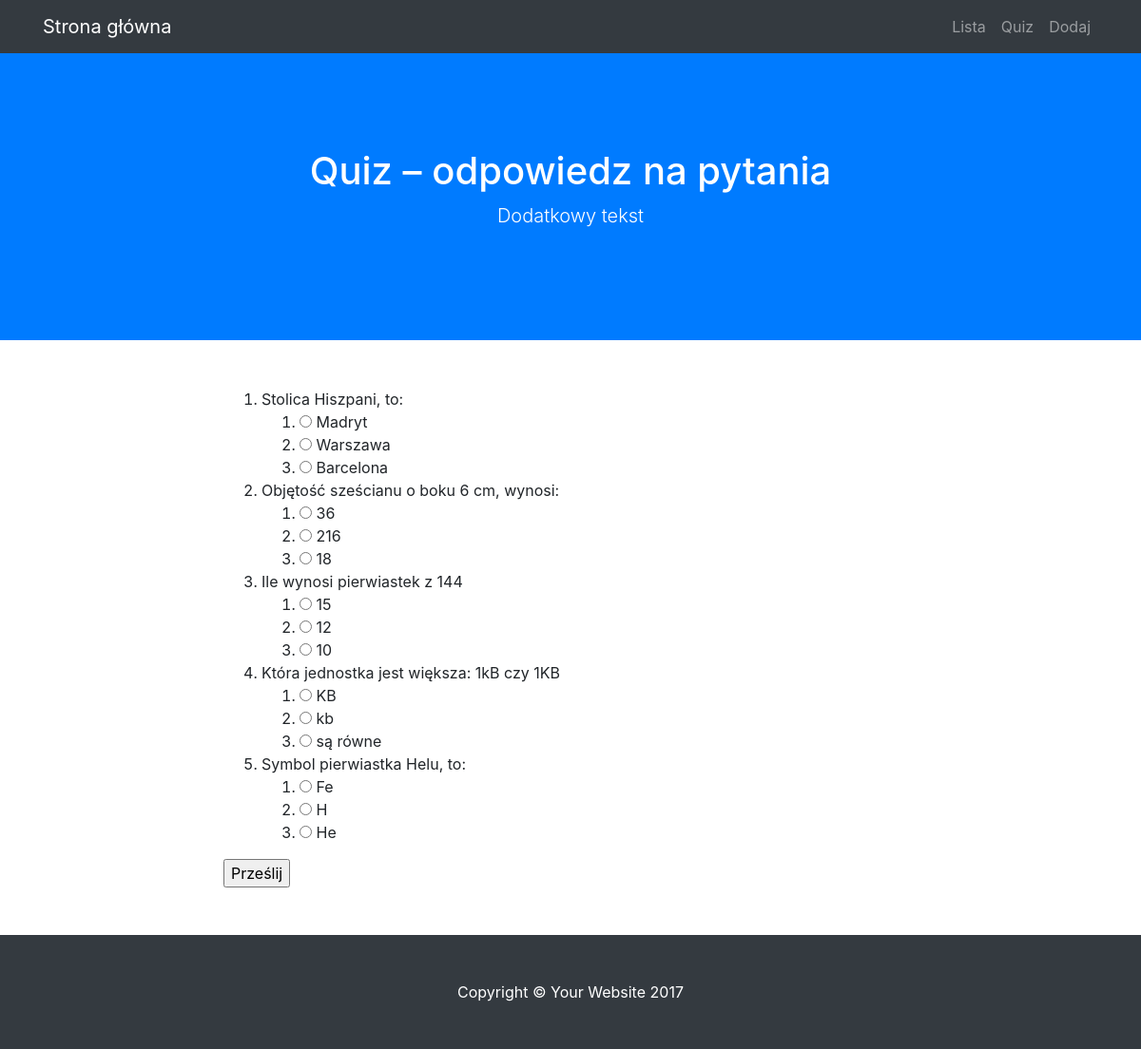
The page /quiz on the database as committed earlier.
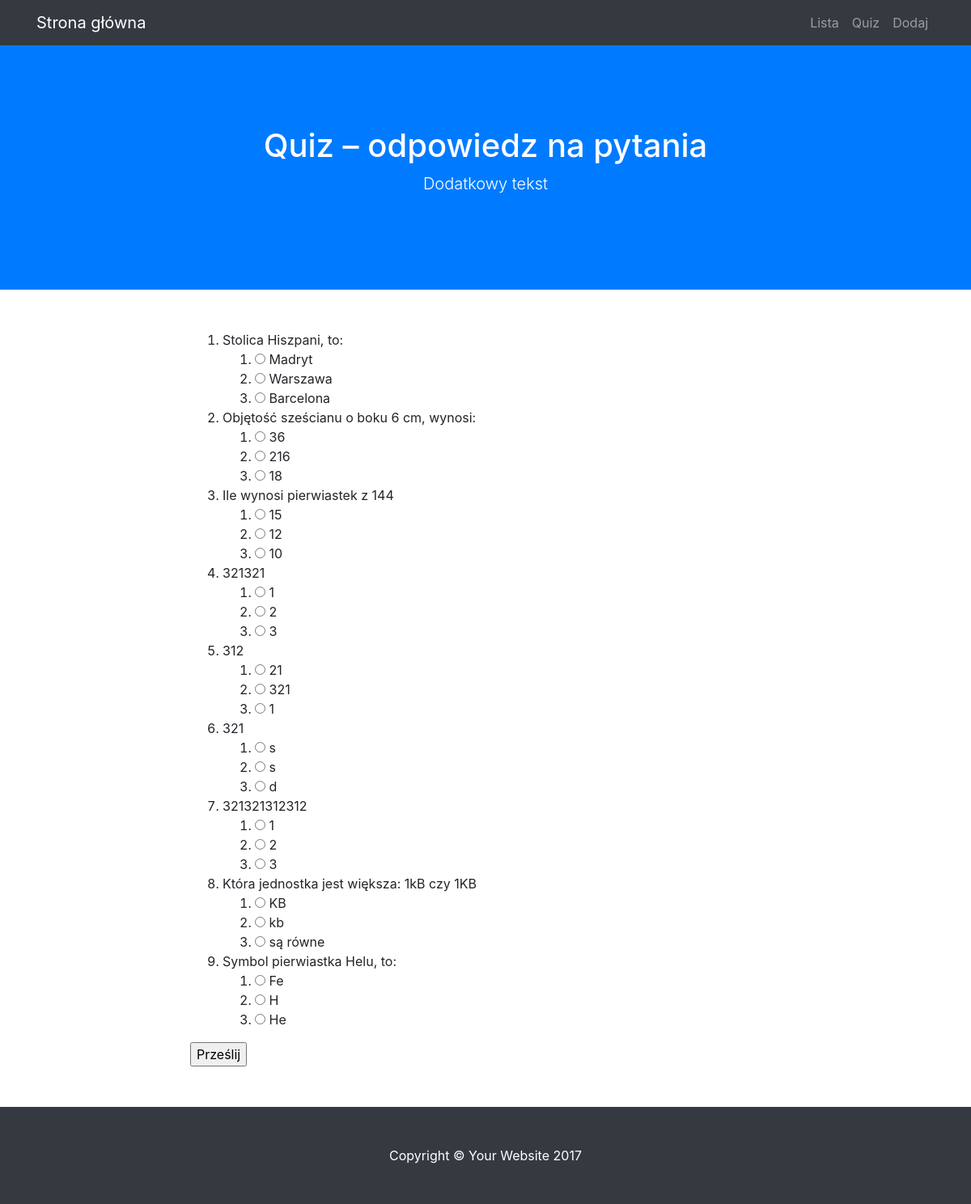
The same page on the database as committed later.
### modele.py (models this page shows)
class BazaModel(Model):
    class Meta:
        database = baza

class Pytanie(BazaModel):
    pytanie = CharField(null=False)
    kategoria = ForeignKeyField(Kategoria, related_name='pytania')

class Odpowiedz(BazaModel):
    odpowiedz = CharField(null=False)
    pytanie = ForeignKeyField(Pytanie, related_name='odpowiedzi')
    odpok = IntegerField(default=0)

### views.py (the view, shortened to what this page needs)
@app.route("/quiz", methods=['GET', 'POST'])
def quiz():
    print(request.form)
    pytania = Pytanie.select().join(Odpowiedz).distinct()
    return render_template('quiz.html', pytania=pytania)

### app.py (called while the page is built)
@app.before_request
def before_request():
    g.db = baza
    g.db.connect()

@app.after_request
def after_request(response):
    g.db.close()
    return response

### templates/quiz.html (shortened to what this page needs)
{% extends "szablon.html" %}
{% block h1 %}Quiz – odpowiedz na pytania{% endblock %}
{% block tresc %}
    <form method="POST">
        <ol>
        {% for p in pytania %}
            <li>
                {{ p.pytanie }}
                <ol>
                    {% for o in p.odpowiedzi %}
                    <li>
                        <input type="radio" name="{{ p.id }}" value="{{ o.id }}">
                        {{ o.odpowiedz }}</li>
                    {% endfor %}
                </ol>
            </li>
        {% endfor %}
        </ol>
        <input type="submit" value="Prześlij">
    </form>
{% endblock %}

### templates/szablon.html (shortened to what this page needs)
<!DOCTYPE html>
<html lang="pl">
  <head>
    <link href="{{ url_for('static', filename='vendor/bootstrap/css/bootstrap.min.css') }}" rel="stylesheet">
    <link href="{{ url_for('static', filename='css/scrolling-nav.css') }}" rel="stylesheet">
    <link href="{{ url_for('static', filename='css/style.css') }}" rel="stylesheet">
  </head>
  <body id="page-top">
    <nav class="navbar navbar-expand-lg navbar-dark bg-dark fixed-top" id="mainNav">
      <div class="container">
        <a class="navbar-brand js-scroll-trigger" href="{{ url_for('index') }}">Strona główna</a>
        <div class="collapse navbar-collapse" id="navbarResponsive">
          <ul class="navbar-nav ml-auto">
            <li class="nav-item">
              <a class="nav-link js-scroll-trigger" href="{{ url_for('lista') }}">Lista</a>
            </li>
            <li class="nav-item">
              <a class="nav-link js-scroll-trigger" href="{{ url_for('quiz') }}">Quiz</a>
            </li>
            <li class="nav-item">
              <a class="nav-link js-scroll-trigger" href="{{ url_for('dodaj') }}">Dodaj</a>
            </li>
          </ul>
        </div>
      </div>
    </nav>
    <header class="bg-primary text-white">
      <div class="container text-center">
        <h1>{% block h1 %}{% endblock %}</h1>
        <p class="lead">Dodatkowy tekst</p>
      </div>
    </header>
    <section id="tresc">
      <div class="container">
        <div class="row">
          <div class="col-lg-8 mx-auto">
            {% block tresc %}{% endblock %}
          </div>
        </div>
      </div>
    </section>
    <footer class="py-5 bg-dark">
      <div class="container">
        <p class="m-0 text-center text-white">Copyright &copy; Your Website 2017</p>
      </div>
    </footer>
  </body>
</html>

### static/css/scrolling-nav.css (style rules this page uses)
header { padding: 154px 0 100px; }
@media (min-width: 992px) { header { padding: 156px 0 100px; } }
section { padding: 150px 0; }

### static/css/style.css (style rules this page uses)
#tresc { padding-top: 50px; padding-bottom: 50px; }

Rows that differ between the two databases and show on the page:
added Pytanie: pytanie "321321"
added Odpowiedz: odpowiedz "1", shown under "321321"
added Odpowiedz: odpowiedz "2", shown under "321321"
added Odpowiedz: odpowiedz "3", shown under "321321"
added Pytanie: pytanie "312"
added Odpowiedz: odpowiedz "21", shown under "312"
added Odpowiedz: odpowiedz "321", shown under "312"
added Odpowiedz: odpowiedz "1", shown under "312"
added Pytanie: pytanie "321"
added Odpowiedz: odpowiedz "s", shown under "321"
added Odpowiedz: odpowiedz "s", shown under "321"
added Odpowiedz: odpowiedz "d", shown under "321"
added Pytanie: pytanie "321321312312"
added Odpowiedz: odpowiedz "1", shown under "321321312312"
added Odpowiedz: odpowiedz "2", shown under "321321312312"
added Odpowiedz: odpowiedz "3", shown under "321321312312"
